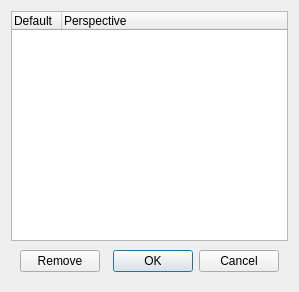
<?xml version="1.0" encoding="UTF-8"?>
<ui version="4.0">
 <class>PerpectiveManager</class>
 <widget class="QDialog" name="PerpectiveManager">
  <property name="geometry">
   <rect>
    <x>0</x>
    <y>0</y>
    <width>299</width>
    <height>292</height>
   </rect>
  </property>
  <property name="windowTitle">
   <string>Dialog</string>
  </property>
  <layout class="QVBoxLayout" name="verticalLayout">
   <item>
    <widget class="QFrame" name="frame">
     <property name="frameShape">
      <enum>QFrame::NoFrame</enum>
     </property>
     <property name="frameShadow">
      <enum>QFrame::Plain</enum>
     </property>
     <layout class="QVBoxLayout" name="verticalLayout_2">
      <property name="spacing">
       <number>0</number>
      </property>
      <property name="margin">
       <number>0</number>
      </property>
      <item>
       <widget class="QTreeWidget" name="treeWidget">
        <property name="lineWidth">
         <number>0</number>
        </property>
        <attribute name="headerDefaultSectionSize">
         <number>50</number>
        </attribute>
        <column>
         <property name="text">
          <string>Default</string>
         </property>
        </column>
        <column>
         <property name="text">
          <string>Perspective</string>
         </property>
        </column>
       </widget>
      </item>
      <item>
       <widget class="QFrame" name="frame_2">
        <property name="frameShape">
         <enum>QFrame::Box</enum>
        </property>
        <property name="frameShadow">
         <enum>QFrame::Plain</enum>
        </property>
        <property name="lineWidth">
         <number>0</number>
        </property>
        <layout class="QHBoxLayout" name="horizontalLayout">
         <property name="spacing">
          <number>9</number>
         </property>
         <item>
          <widget class="QPushButton" name="deleteButton">
           <property name="text">
            <string>Remove</string>
           </property>
           <property name="icon">
            <iconset resource="../images.qrc">
             <normaloff>:/mainwindow/deleteDoc</normaloff>:/mainwindow/deleteDoc</iconset>
           </property>
          </widget>
         </item>
         <item>
          <widget class="QDialogButtonBox" name="buttonBox">
           <property name="orientation">
            <enum>Qt::Horizontal</enum>
           </property>
           <property name="standardButtons">
            <set>QDialogButtonBox::Cancel|QDialogButtonBox::Ok</set>
           </property>
          </widget>
         </item>
        </layout>
       </widget>
      </item>
     </layout>
    </widget>
   </item>
  </layout>
 </widget>
 <resources>
  <include location="../images.qrc"/>
 </resources>
 <connections>
  <connection>
   <sender>buttonBox</sender>
   <signal>accepted()</signal>
   <receiver>PerpectiveManager</receiver>
   <slot>accept()</slot>
   <hints>
    <hint type="sourcelabel">
     <x>248</x>
     <y>254</y>
    </hint>
    <hint type="destinationlabel">
     <x>157</x>
     <y>274</y>
    </hint>
   </hints>
  </connection>
  <connection>
   <sender>buttonBox</sender>
   <signal>rejected()</signal>
   <receiver>PerpectiveManager</receiver>
   <slot>reject()</slot>
   <hints>
    <hint type="sourcelabel">
     <x>316</x>
     <y>260</y>
    </hint>
    <hint type="destinationlabel">
     <x>286</x>
     <y>274</y>
    </hint>
   </hints>
  </connection>
 </connections>
</ui>
